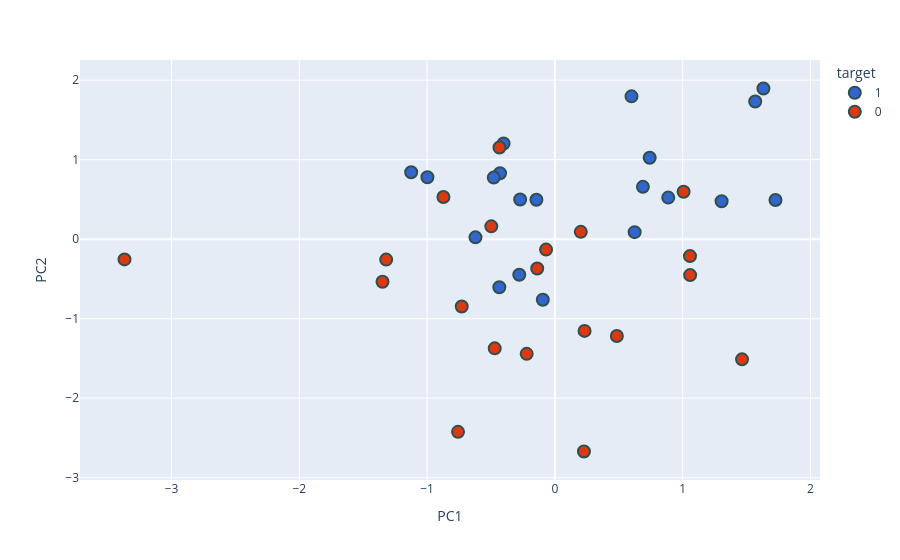

Here is the notebook cell this chart was saved with:
### Code cell
fig = px.scatter(
    new_df,
    x='PC1',
    y='PC2',
    color='target',
    color_discrete_sequence=px.colors.qualitative.G10
)

fig.update_traces(
    marker=dict(
        size=12,
        line=dict(width=2, color='DarkSlateGrey')
    )
)

fig.show()

### Figure 1 — Plotly figure (JSON) as saved in the notebook; plotly's stock layout.template omitted (floating-point values rounded to 4 significant figures)
{"data": [{"hovertemplate": "target=1<br>PC1=%{x}<br>PC2=%{y}<extra></extra>", "legendgroup": "1", "marker": {"color": "#3366CC", "line": {"color": "DarkSlateGrey", "width": 2}, "size": 12, "symbol": "circle"}, "mode": "markers", "name": "1", "orientation": "v", "showlegend": true, "type": "scatter", "x": [0.5994, -0.2719, -0.6216, 1.567, -0.4015, 1.726, -0.4294, 0.8867, 0.6886, -0.4784, 1.305, 0.7417, -1.125, -0.4348, -0.2787, 1.632, -0.1446, 0.624, -0.9974, -0.09456], "xaxis": "x", "y": [1.796, 0.4982, 0.02311, 1.731, 1.203, 0.4925, 0.8293, 0.5227, 0.6581, 0.7744, 0.4766, 1.024, 0.8422, -0.6038, -0.4476, 1.895, 0.4949, 0.08837, 0.7789, -0.7616], "yaxis": "y"}, {"hovertemplate": "target=0<br>PC1=%{x}<br>PC2=%{y}<extra></extra>", "legendgroup": "0", "marker": {"color": "#DC3912", "line": {"color": "DarkSlateGrey", "width": 2}, "size": 12, "symbol": "circle"}, "mode": "markers", "name": "0", "orientation": "v", "showlegend": true, "type": "scatter", "x": [1.057, -1.32, -0.4708, -0.4337, 0.2273, 1.007, -0.8722, -3.368, -0.729, -0.06918, 0.4848, 1.058, 0.2028, -0.7579, -0.1383, -0.2208, 0.2321, 1.464, -1.349, -0.4975], "xaxis": "x", "y": [-0.2127, -0.257, -1.373, 1.153, -2.67, 0.596, 0.5307, -0.2546, -0.8465, -0.131, -1.218, -0.452, 0.09181, -2.423, -0.3684, -1.442, -1.153, -1.511, -0.5361, 0.1614], "yaxis": "y"}], "layout": {"legend": {"title": {"text": "target"}, "tracegroupgap": 0}, "margin": {"t": 60}, "xaxis": {"anchor": "y", "domain": [0, 1], "title": {"text": "PC1"}}, "yaxis": {"anchor": "x", "domain": [0, 1], "title": {"text": "PC2"}}}}
